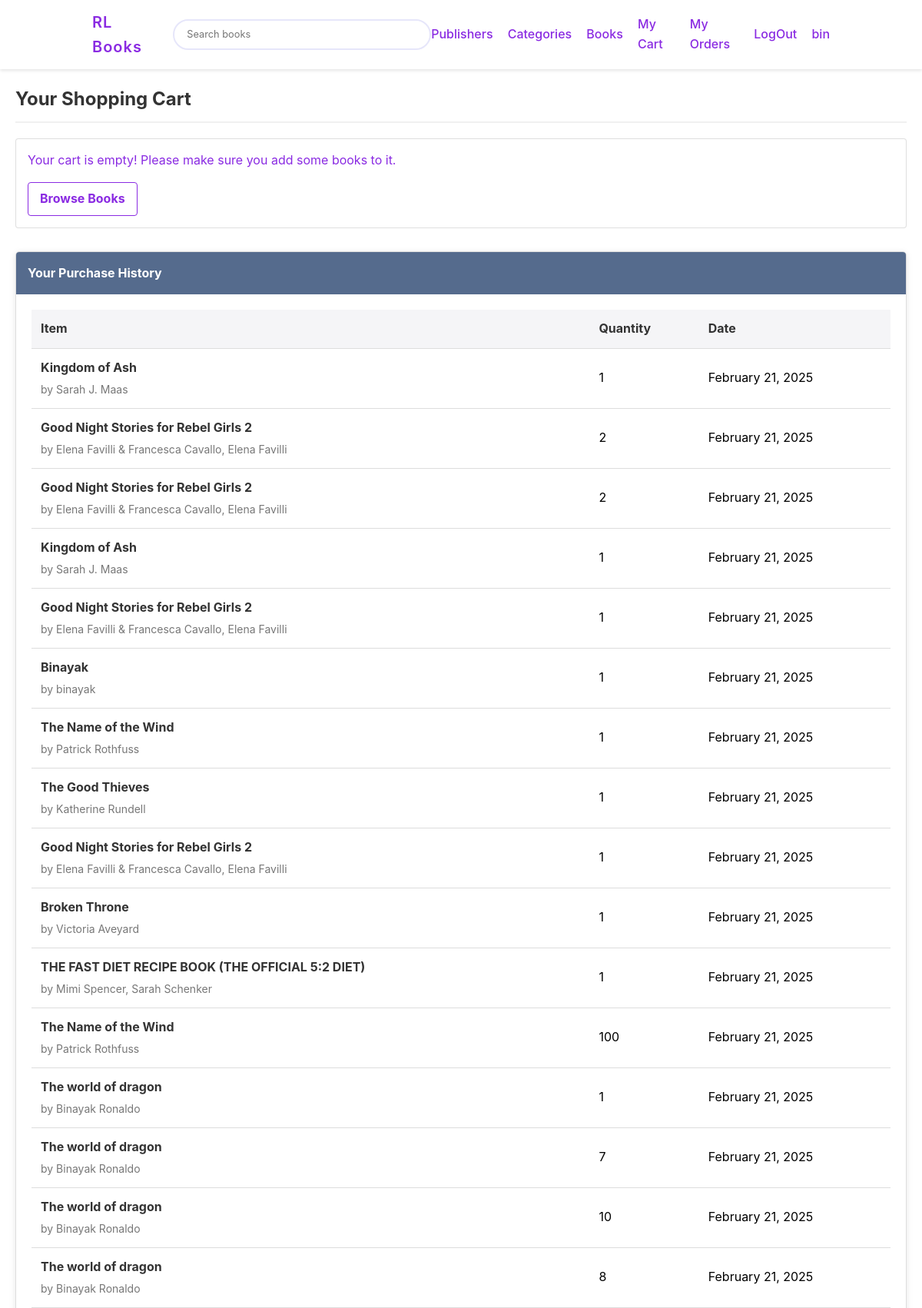
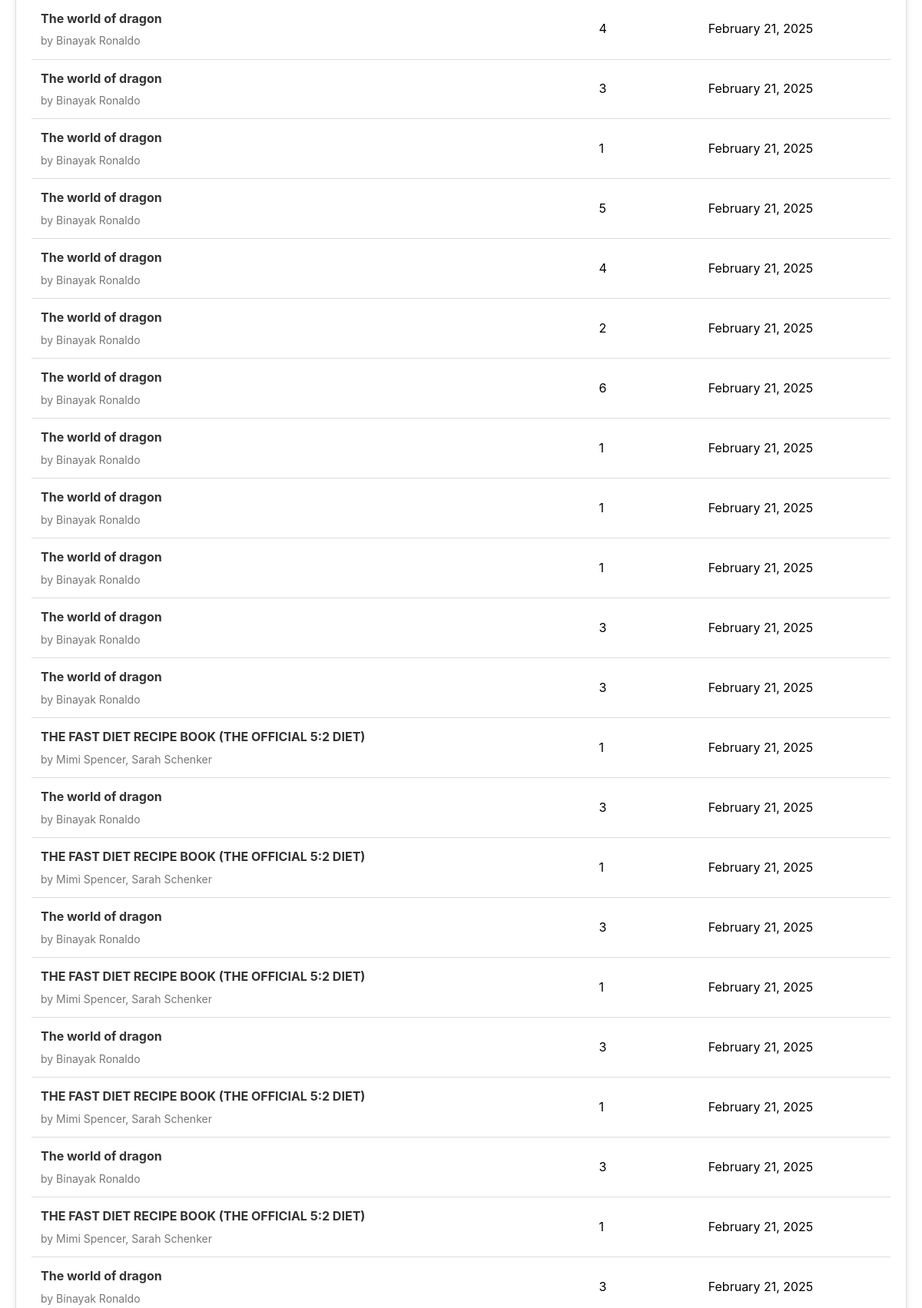
/cart.php (signed in, upper part), run on the app's committed database (2 pictures, top to bottom).
### tables this page shows
CREATE TABLE `customers` (
  `id` int(10) NOT NULL,
  `firstname` varchar(40) NOT NULL,
  `lastname` varchar(40) NOT NULL,
  `email` varchar(40) NOT NULL,
  `password` varchar(40) NOT NULL,
  `address` varchar(120) NOT NULL,
  `city` varchar(40) NOT NULL,
  `zipcode` varchar(40) NOT NULL
);

CREATE TABLE `cart` (
  `id` int(10) NOT NULL,
  `customerid` int(10) UNSIGNED NOT NULL,
  `date` timestamp NOT NULL DEFAULT current_timestamp()
);

CREATE TABLE `books` (
  `book_isbn` varchar(20) NOT NULL,
  `book_title` varchar(60) DEFAULT NULL,
  `book_author` varchar(60) DEFAULT NULL,
  `book_image` varchar(40) DEFAULT NULL,
  `book_descr` longtext DEFAULT NULL,
  `book_price` decimal(6,2) NOT NULL,
  `publisherid` int(10) UNSIGNED NOT NULL,
  `categoryid` int(10) DEFAULT NULL,
  `stock` int(11) NOT NULL DEFAULT 0
);

CREATE TABLE `cartitems` (
  `id` int(10) NOT NULL,
  `cartid` int(10) UNSIGNED NOT NULL,
  `productid` varchar(20) NOT NULL,
  `quantity` tinyint(3) UNSIGNED NOT NULL
);

### functions/database_functions.php (called while the page is built, shortened)
<?php
if (!function_exists("db_connect")) {
	function db_connect()
	{
		$conn = mysqli_connect("localhost", "root", "", "bookstore");
		return $conn;
	}
}
if (!function_exists("getCustomerIdbyEmail")) {
	function getCustomerIdbyEmail($email)
	{
		$conn = db_connect();
		$query = "SELECT * from customers WHERE
			email = '$email'";
		$result = mysqli_query($conn, $query);
		if ($result) {
			$row = mysqli_fetch_assoc($result);
			return $row;
		} else {
			return null;
		}
	}
}
?>

### cart.php (the view, shortened to what this page needs)
<?php
require_once "./functions/database_functions.php";
require "./template/header.php";
?>
<div class="cart-container">
  <h2 class="cart-title">Your Shopping Cart</h2>
  <?php
  if (isset($_SESSION['cart']) && (array_count_values($_SESSION['cart']))) {
    $_SESSION['total_price'] = total_price($_SESSION['cart']);
    $_SESSION['total_items'] = total_items($_SESSION['cart']);
    $_SESSION['total_price_with_delivery'] = $_SESSION['total_price'] + 20;
    ?>
    <form action="cart.php" method="post">
      <div class="card">
        <div class="card-header">Cart Items</div>
        <div class="card-body">
          <div class="table-container">
            <table class="cart-table">
              <thead>
                <tr>
                  <th>Item</th>
                  <th>Price</th>
                  <th>Quantity</th>
                  <th>Total</th>
                </tr>
              </thead>
              <tbody>
                <?php
                foreach ($_SESSION['cart'] as $isbn => $qty) {
                  $conn = db_connect();
                  $book = mysqli_fetch_assoc(getBookByIsbn($conn, $isbn));
                  ?>
                  <tr>
                    <td>
                      <div class="item-display">
                        <div class="item-details">
                          <h3><?php echo $book['book_title']; ?></h3>
                          <p>by <?php echo $book['book_author']; ?></p>
                        </div>
                      </div>
                    </td>
                    <td><?php echo "$" . number_format($book['book_price'], 2); ?></td>
                    <td style="position: relative;">
                      <input type="number" min="0" max=<?php echo $book['stock'] ?> value="<?php echo $qty; ?>"
                        class="quantity-input" name="<?php echo $isbn; ?>">
                      <br>
                      <span style="font-size: 14px; position: absolute;"> <?php echo $book['stock'] ?> available </span>
                    </td>
                    <td><strong><?php echo "$" . number_format($qty * $book['book_price'], 2); ?></strong></td>
                  </tr>
                <?php } ?>
              </tbody>
              <tfoot>
                <tr class="total-row">
                  <td colspan="2"></td>
                  <td>Total Items: <?php echo $_SESSION['total_items']; ?></td>
                  <td>Total: <?php echo "$" . number_format($_SESSION['total_price'], 2); ?></td>
                </tr>
              </tfoot>
            </table>
          </div>
        </div>
        <div class="card-footer">
          <button type="submit" class="btn btn-success" name="save_change">
            Update Cart
          </button>
          <div>
            <a href="books.php" class="btn btn-secondary">
              Continue Shopping
            </a>
            <a href="checkout.php" class="btn btn-primary">
              Proceed to Checkout
            </a>
          </div>
        </div>
      </div>
    </form>
    <?php
  } else {
    ?>
    <div class="alert alert-warning">
      Your cart is empty! Please make sure you add some books to it.
      <div style="margin-top: 15px;">
        <a href="books.php" class="btn btn-primary">
          Browse Books
        </a>
      </div>
    </div>
    <?php
  }
  if (isset($_SESSION['user'])) {
    $customer = getCustomerIdbyEmail($_SESSION['email']);
    $customerid = $customer['id'];
    $query = "SELECT * FROM cart join cartitems join books join customers
          on customers.id='$customerid' and cart.customerid='$customerid' and cart.id=cartitems.cartid and cartitems.productid=books.book_isbn";
    $result = mysqli_query($conn, $query);
    if (mysqli_num_rows($result) != 0) {
      ?>
      <div class="card" style="margin-top: 30px;">
        <div class="card-header secondary-header">Your Purchase History</div>
        <div class="card-body">
          <div class="table-container">
            <table class="cart-table">
              <thead>
                <tr>
                  <th>Item</th>
                  <th>Quantity</th>
                  <th>Date</th>
                </tr>
              </thead>
              <tbody>
                <?php
                while ($query_row = mysqli_fetch_assoc($result)) {
                  ?>
                  <tr>
                    <td>
                      <div class="item-display">
                        <div class="item-details">
                          <h3><?php echo $query_row['book_title']; ?></h3>
                          <p>by <?php echo $query_row['book_author']; ?></p>
                        </div>
                      </div>
                    </td>
                    <td><?php echo $query_row['quantity']; ?></td>
                    <td><?php echo date('F j, Y', strtotime($query_row['date'])); ?></td>
                  </tr>
                  <?php
                }
                ?>
              </tbody>
            </table>
          </div>
        </div>
      </div>
      <?php
    }
  }
  ?>
</div>

### template/header.php (shortened to what this page needs)
<?php
require_once "./functions/database_functions.php";
if (isset($_SESSION['email'])) {
  $customer = getCustomerIdbyEmail($_SESSION['email']);
  $name = $customer['firstname'];
}
?>
<!DOCTYPE html>
<html lang="en">
<head>
</head>
<body>
  <nav class="navbar">
    <div class="container">
      <div class="navbar-header">
        <a class="store-name" href="index.php">RL Books</a>
        <form method="post" action="search_book.php">
          <input type="text" id="inputPassword2" placeholder="Search books" name="text">
        </form>
      </div>
      <div id="navbar">
        <ul class="nav navbar-nav navbar-right">
          <li>
            <a href="publisher_list.php">
              Publishers
            </a>
          </li>
          <li><a href="category_list.php">Categories</a></li>
          <li><a href="books.php">Books</a></li>
          <li><a href="cart.php">My Cart</a></li>
          <li><a href="my_orders.php">My Orders</a></li>
          <?php
          if (isset($_SESSION['user'])) {
            echo ' <li><a href="logout.php">LogOut</a></li>' . '<li><a href="profile.php">'
              . $name .
              '</a></li>';
          } else {
            echo ' <li><a href="signin.php"> Sign in</a></li>' . '<li><a href="signup.php">Sign up</a></li>';
          }
          ?>
        </ul>
      </div>
    </div>
  </nav>

### data on the page
customers: firstname "bin"
cart: books.book_title "Kingdom of Ash", books.book_author "Sarah J. Maas", cartitems.quantity "1", date "February 21, 2025", books.book_title "Good Night Stories for Rebel Girls 2", books.book_author "Elena Favilli & Francesca Cavallo, Elena Favilli", cartitems.quantity "2", books.book_title "Binayak", books.book_author "binayak", books.book_title "The Name of the Wind", books.book_author "Patrick Rothfuss", books.book_title "The Good Thieves", books.book_author "Katherine Rundell", books.book_title "Broken Throne", books.book_author "Victoria Aveyard", books.book_title "THE FAST DIET RECIPE BOOK (THE OFFICIAL 5:2 DIET)", books.book_author "Mimi Spencer, Sarah Schenker", cartitems.quantity "100", books.book_title "The world of dragon", books.book_author "Binayak Ronaldo", cartitems.quantity "7", cartitems.quantity "10", cartitems.quantity "8", cartitems.quantity "4", cartitems.quantity "3", cartitems.quantity "5", cartitems.quantity "6"
